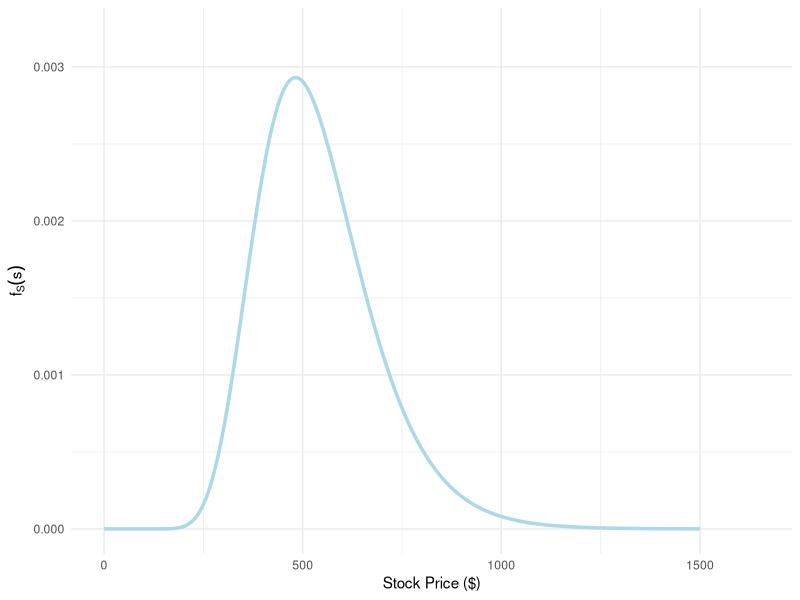

Write the R code that produced this figure.
# Load necessary libraries
library(ggplot2)

# Define parameters
mu <- 0.25856          # Drift
sigma <- 0.272       # Volatility
S_0 <- 416.06       # Initial value
t <- 1              # Time in years

# Create a sequence of x values for the PDF, starting from a small positive value
x <- seq(0.00001, 1500, length.out = 1000)  # Start from 0.01 to avoid log(0)

# Calculate the PDF of GBM
pdf_gbm <- (1 / (x * sigma * sqrt(2 * pi * t))) * 
  exp(-((log(x / S_0) - (mu - 0.5 * sigma^2) * t)^2) / (2 * sigma^2 * t))

# Create a data frame for ggplot
pdf_data <- data.frame(x = x, pdf = pdf_gbm)

# Plot the PDF using ggplot2
ggplot(pdf_data, aes(x = x, y = pdf)) +
  geom_line(color = "lightblue", size = 1.2) +
  labs(x = "Stock Price ($)",
       y = expression(f[S](s))) +  # Updated y-axis label
  theme_minimal() +
  xlim(0, max(x) * 1.1) +  # Extend x-axis limit by 10%
  ylim(0, max(pdf_data$pdf, na.rm = TRUE) * 1.1) +  # Extend y-axis limit by 10%
  theme(plot.title = element_text(hjust = 0.5))

